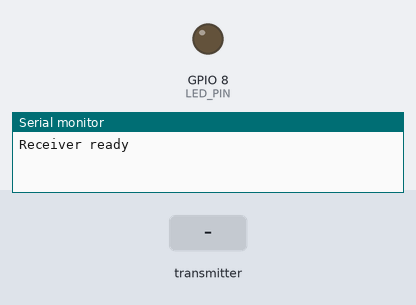
Recording of a sketch running on a simulated ESP32-S3. Parts: output pins drawn as LEDs (lit = HIGH), the last lines printed to the serial monitor. The inputs (shaded band) are chosen by the test bench.

Above: at 1.2 s.
1.3 s: the transmitter starts sending ledOn = 1
At 2.1 s:
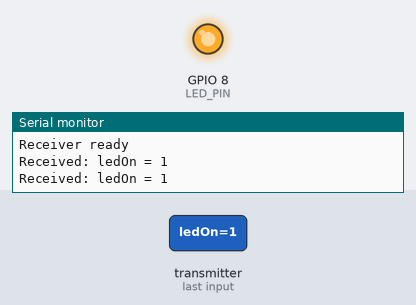
2.8 s: the transmitter starts sending ledOn = 0
At 3.2 s:
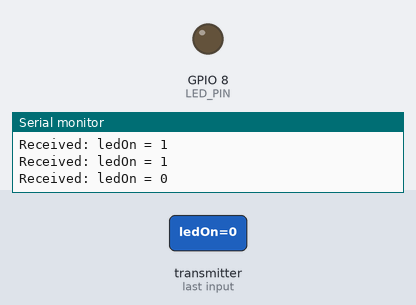
Timing chart, 0 to 5.8 s (numbered marks = the images above; inputs shaded):
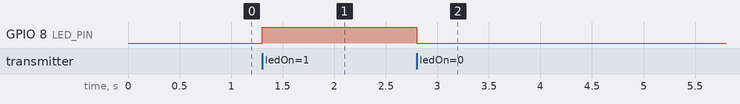

Measured:
- after the input at 1.3 s, GPIO 8 (LED_PIN): LOW → HIGH at once
- after the input at 2.8 s, GPIO 8 (LED_PIN): HIGH → LOW at once

The sketch:

blinky_rx.ino
```cpp
#include <esp_now.h>
#include <WiFi.h>

#define LED_PIN 8

typedef struct {
  bool ledOn;
} Message;

void onDataRecv(const esp_now_recv_info_t *info, const uint8_t *data, int len) {
  Message msg;
  memcpy(&msg, data, sizeof(msg));
  digitalWrite(LED_PIN, msg.ledOn ? HIGH : LOW);
  Serial.printf("Received: ledOn = %d\n", msg.ledOn);
}

void setup() {
  Serial.begin(115200);
  pinMode(LED_PIN, OUTPUT);
  digitalWrite(LED_PIN, LOW);

  WiFi.mode(WIFI_STA);
  if (esp_now_init() != ESP_OK) {
    Serial.println("ESP-NOW init failed");
    return;
  }
  esp_now_register_recv_cb(onDataRecv);
  Serial.println("Receiver ready");
}

void loop() {}
```
